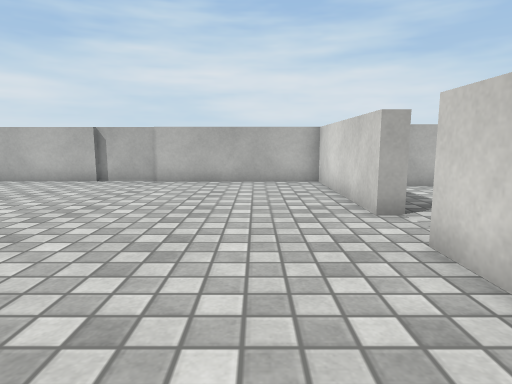
view 1 (above)

13 first-person views from a walk through a Unity game level. The camera is 0.62 m above the floor, tilts 8° down and sees 75° across. Doors are open. The floor is counted in squares, 0.5 m on a side. Each view is taken from the middle of a square. On the plan, view 1 faces up. The plan holds only what a view shows up to about 14 squares ahead; the rest is blank. The place goes on beyond the plan. The player is left out. Some surface patterns are stand-ins.

view 2
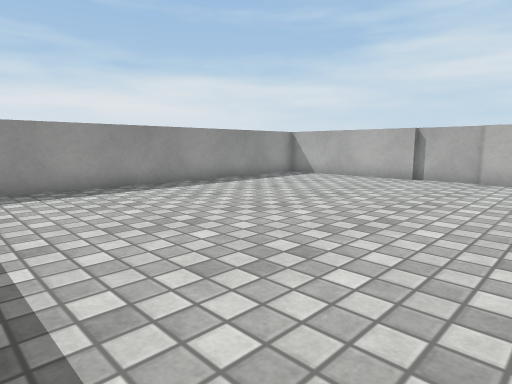

view 3
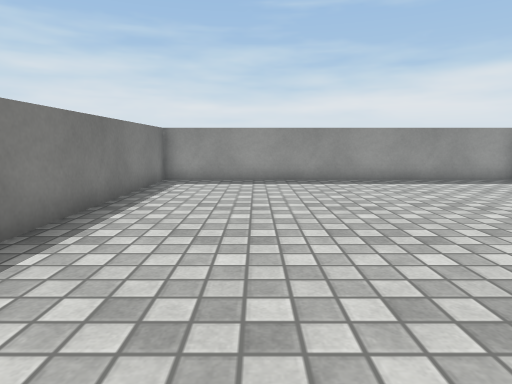

view 4
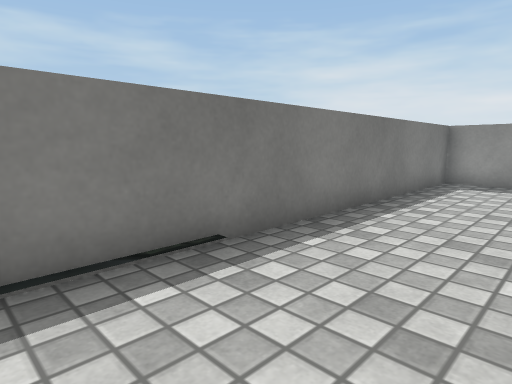

view 5
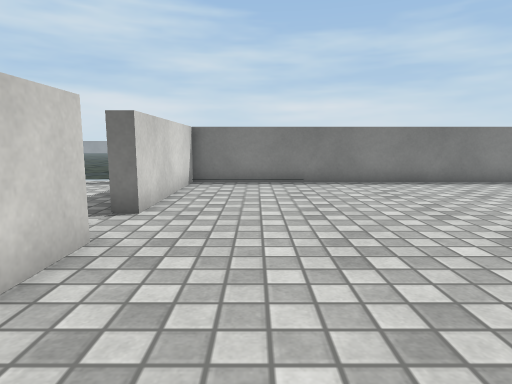

view 6
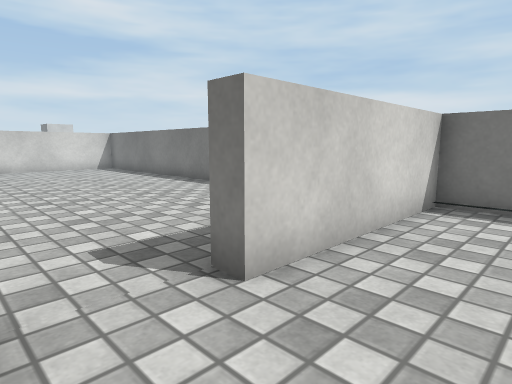

view 7
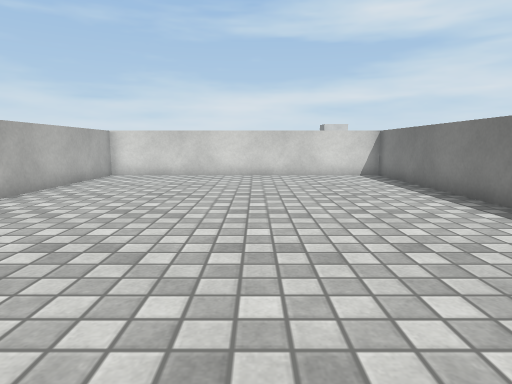

view 8
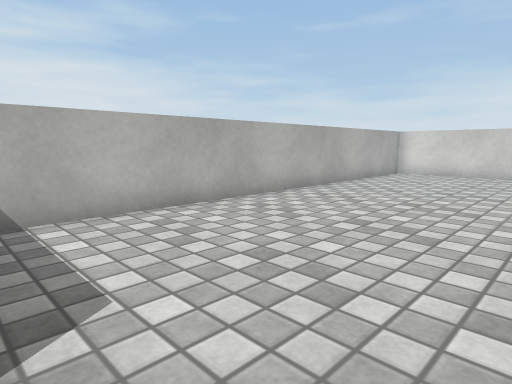

view 9
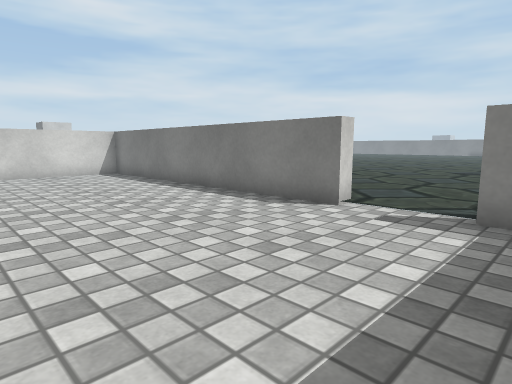

view 10
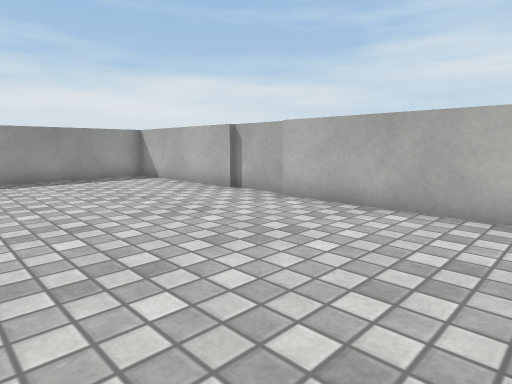

view 11
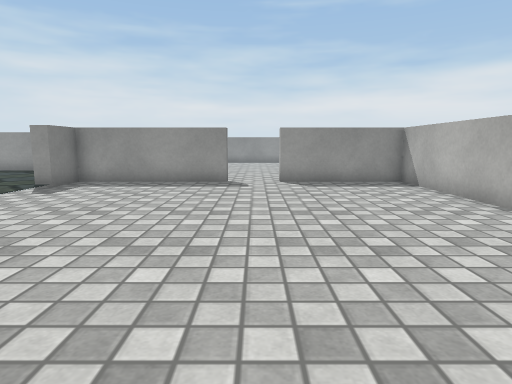

view 12
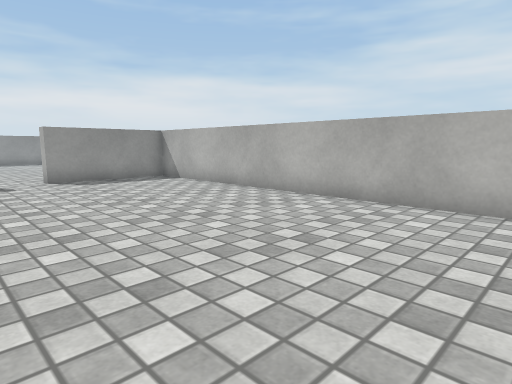

view 13
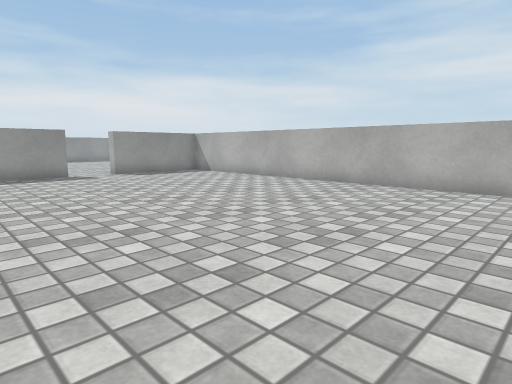

### Floor plan
Points are (right, up) in squares from view 1. A wall is a line through its corners. A room is listed if a view was taken in it or the views show most of it. See-through windows are left out.
Room 1 (views 1, 2, 3, 4, 5, 6)
walls: (-5.4, 11.3) (-11, 11.3) (-11, -1.3) (2.1, -1.3) (2.1, 4); (-3.4, 11.6) (-5.5, 11.6); (2.1, 5.8) (2.1, 11.3) (-3.5, 11.3)
ways out: opening at (2, 5) to room 2
Room 2 (views 7, 8, 9, 10, 11, 12, 13)
walls: (6.6, -1.6) (6.6, -1.1) (17.7, -1.1) (17.7, 9.9) (2.7, 9.9) (2.7, 5.8) (2.1, 5.8); (2.1, 4) (2.7, 4) (2.7, -1.1) (4.2, -1.1) (4.2, -1.6)
ways out: opening at (2, 5) to room 1; opening at (5.5, -1)

Positions as (right, up) in squares from view 1, and headings:
1: (0, 0), facing up
2: (-1, -1), facing up-left
3: (1, 2), facing left
4: (1, 2), facing down-left
5: (0, 10), facing down
6: (0, 6), facing down-right
7: (4, 4), facing right
8: (3, 4), facing up-right
9: (3, 5), facing down-right
10: (2, 5), facing up-left
11: (14, 5), facing left
12: (15, 3), facing up-left
13: (17, 0), facing up-left
